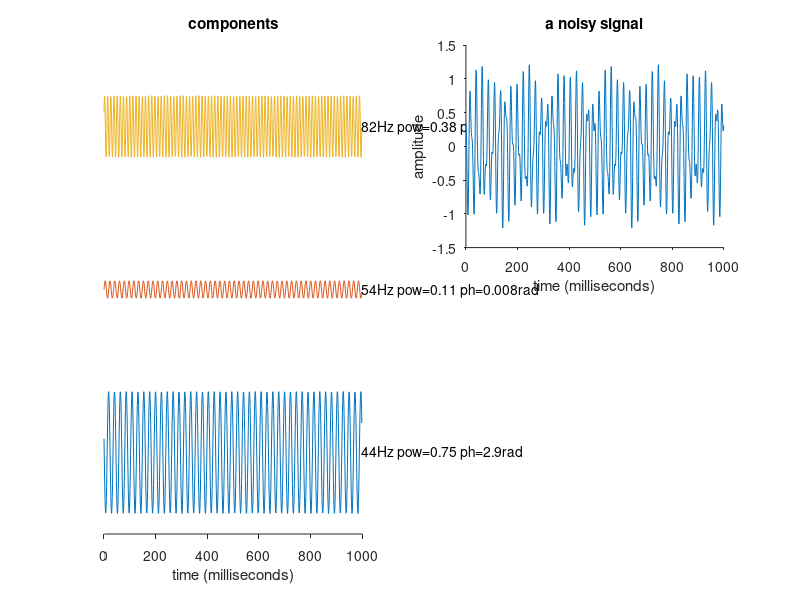
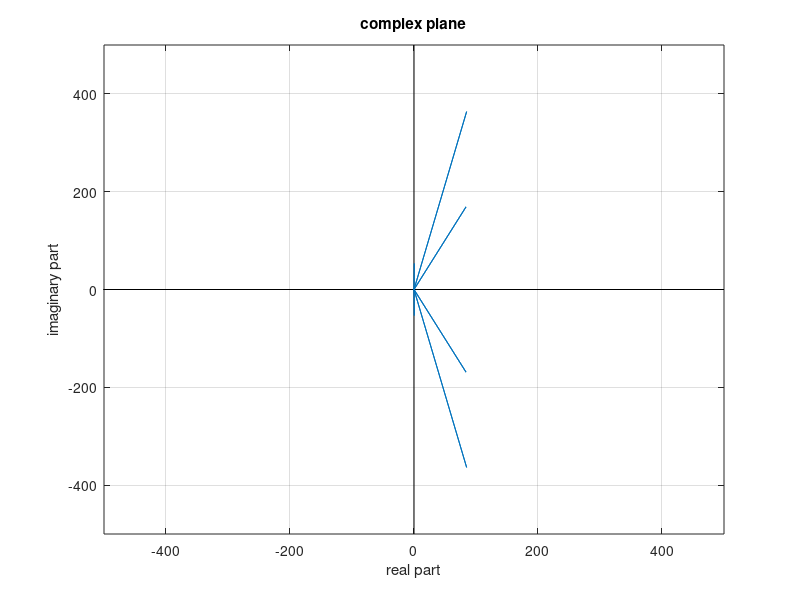
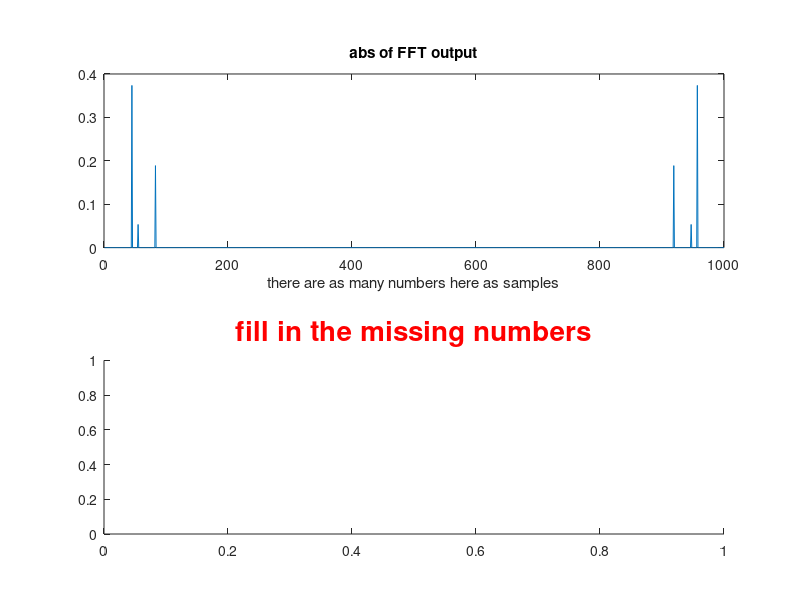
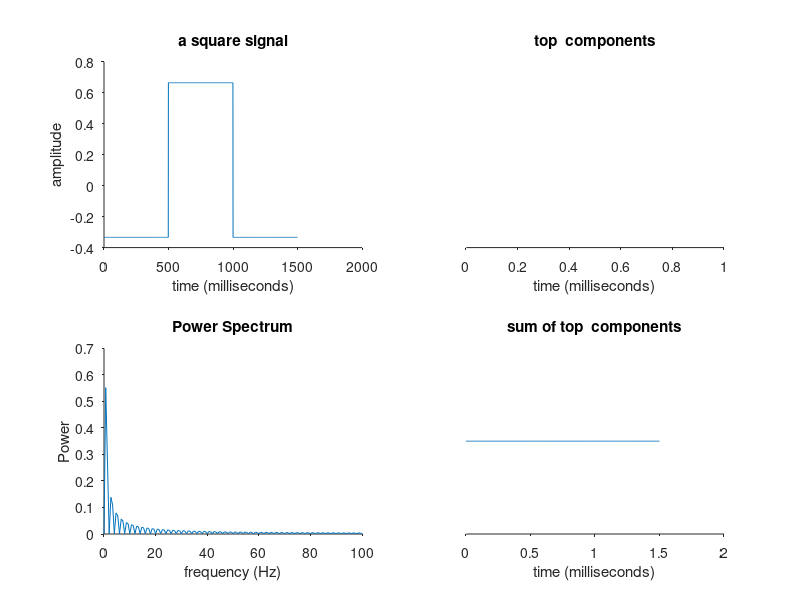

Source code (MATLAB) for these figures, in order:
%%%%%%%%%%%%%%%%%%%%%%%%%%%%%%%%%%%%%%%%%%%%%%%%%%%%%%%%%%%%%%%%%%%%%%%%
%%%%%%%%%%%%%%%%%%%%%%%%%%%%%%%% PART 1 %%%%%%%%%%%%%%%%%%%%%%%%%%%%%%%%
%%%%%%%%%%%%%%%%%%%%%%%%%%%%%%%%%%%%%%%%%%%%%%%%%%%%%%%%%%%%%%%%%%%%%%%%
close all, clear all
%%%%%%%%%%%%%%%%%%%% make a signal that you will analysis with FFT
Fs = 1000;            % Sampling frequency
T = 1/Fs;             % Sampling period
L = 1000;             % Length of signal
t = (0:L-1)*T;        % Time vector
number_of_components=3  %choose something interesting

frequencies=sort(round(rand(1,number_of_components).*100)); %choose some random numbers between 0 and 100Hz
phases=rand(1,number_of_components).*180; %% choose some random starting phases
phases=(phases*(pi/180)); %% convert the starting phases into radiens

powers=rand(1,number_of_components); %% choose some random amplitudes

%%%%%%% start with a signal of zeros
X=zeros(size(t));
%%% then add the sine waves with each power and frequency
subplot(1,2,1),%set(gca,'position',[ 0.5703    0.5838    0.3347    0.3412])
for S=1:number_of_components
    Sine_wave = powers(S)*sin(2*pi*frequencies(S)*t+phases(S));

    plot(t*Fs,Sine_wave+(S*2)); hold on; %% plot the sine waves with an offset so you can see them
    X = X+Sine_wave;
    text(t(end)*Fs,S*2,[num2str(frequencies(S)) 'Hz pow=' num2str(powers(S),2) ' ph='  num2str(phases(S),2) 'rad']) 
end
set(gca,'tickdir','out','ytick',[],'ycolor','w'); box off, set(gcf,'color','w','name','some sine waves')
xlabel('time (milliseconds)');title('components')

subplot(2,2,2); set(gca,'position',[0.6388    0.3309    0.3347    0.3412])
plot(Fs*t,X)
ylabel('amplitude');xlabel('time (milliseconds)')
title('a noisy signal')
set(gca,'tickdir','out'); box off, set(gcf,'color','w')



%%
%%%%%%%%%%%%%%%%%%%%%%%%%%%%%%%%%%%%%%%%%%%%%%%%%%%%%%%%%%%%%%%%%%%%%%%%
%%%%%%%%%%%%%%%%%%%%%%%%%%%%%%%% PART 2 %%%%%%%%%%%%%%%%%%%%%%%%%%%%%%%%
%%%%%%%%%%%%%%%%%%%%%%%%%%%%%%%%%%%%%%%%%%%%%%%%%%%%%%%%%%%%%%%%%%%%%%%%


figure
Y = fft(X); % do a fast fourier transform of the signal that you made
plot([-L/2 +L/2],[0 0],'k-'); hold on; plot([0 0],[-L/2 +L/2],'k-'); hold on %% make some dark grid lines
plot(Y); hold on%% plot the result
set(gca,'xlim',[-L/2 L/2],'ylim',[-L/2 +L/2]);
grid on
xlabel('real part'); ylabel('imaginary part');title('complex plane');
set(gcf,'color','w','name','this plot does not realy tell you anything')

%%
%%%%%%%%%%%%%%%%%%%%%%%%%%%%%%%%%%%%%%%%%%%%%%%%%%%%%%%%%%%%%%%%%%%%%%%%
%%%%%%%%%%%%%%%%%%%%%%%%%%%%%%%% PART 3 %%%%%%%%%%%%%%%%%%%%%%%%%%%%%%%%
%%%%%%%%%%%%%%%%%%%%%%%%%%%%%%%%%%%%%%%%%%%%%%%%%%%%%%%%%%%%%%%%%%%%%%%%

%%%%%%%%%%%%%%%%%%%%%%%%%%%% make sense of the FFT result
figure
subplot(2,1,1)
P2 = abs(Y/L); %%power is the absalute of the complex numbers
plot(P2)
title('abs of FFT output')
xlabel(['there are as many numbers here as samples'])
P1 = P2(1:L/2+1); %% you only want the first half of the result from FFT
P1(2:end-1) = 2*P1(2:end-1); %% because you have thrown away half the result, double the power in the remaining part expect for the power in the 0Hz component.

%%%%%%%%%%%% work out the numbers for the frequency axis
%%% this bit you need to solve for yourself! (remember the nyquist frequency is the highest frequency you can measure)
nyquist_frequency=[ ]

%%% this is the lowest frequency you can measure, and also the smallest frequency difference you can measure. you need one cycle in your compleat data set
%%% if you think that having the length of your signal in seconds would be helpful you can calculate it as the length of the signal (L) divided by the sample frequency (FS)
%%% if you think you might like to know what the biggest number that would fit once into that time would be you can calculate 1/ that time
frequency_resolution=[ ] %% 

if isempty(nyquist_frequency)
    subplot(2,1,2)
    title('fill in the missing numbers','fontsize',20,'color','r')
end
if ~isempty(nyquist_frequency)
subplot(2,1,2)
frequency_axis=[0:frequency_resolution:nyquist_frequency];
plot(frequency_axis,P1);
title('Power Spectrum')
xlabel('frequency (Hz)')
ylabel('Power')
set(gca,'tickdir','out','fontsize',16); box off, set(gcf,'color','w')



%% 
%%%%%%%%%%%%%%%%%%%%%%%%%%%%%%%%%%%%%%%%%%%%%%%%%%%%%%%%%%%%%%%%%%%%%%%%
%%%%%%%%%%%%%%%%%%%%%%%%%%%%%%%% PART 4 %%%%%%%%%%%%%%%%%%%%%%%%%%%%%%%%
%%%%%%%%%%%%%%%%%%%%%%%%%%%%%%%%%%%%%%%%%%%%%%%%%%%%%%%%%%%%%%%%%%%%%%%%

%%find out where the peaks in the power spectrum are
FFT_frequencies=frequency_axis(find(P1>0.0001))
frequencies

FFT_power=P1(find(P1>0.0001))
powers

fft_phases=(angle(Y(find(P1>0.00001)))+(pi/2));
fft_phases(find(fft_phases<0))=fft_phases(find(fft_phases<0))+pi
(phases)
end


%% 
%%%%%%%%%%%%%%%%%%%%%%%%%%%%%%%%%%%%%%%%%%%%%%%%%%%%%%%%%%%%%%%%%%%%%%%%
%%%%%%%%%%%%%%%%%%%%%%%%%%%%%%%% PART 5 %%%%%%%%%%%%%%%%%%%%%%%%%%%%%%%%
%%%%%%%%%%%%%%%%%%%%%%%%%%%%%%%%%%%%%%%%%%%%%%%%%%%%%%%%%%%%%%%%%%%%%%%%

%%%get the original signal back from the FFT
figure
subplot(2,2,1)
new_X=ifft(Y); %% use the inverse FFT function
plot(t,new_X);

count=0;
subplot(1,2,2)
for JJ=find(P1>0.0001)
    count=count+1;
    Y_cut=Y;
    Y_cut([1:JJ-1 JJ+1:end])=Y_cut([1:JJ-1 JJ+1:end]).*0;%% set the power of all other frequencies to 0
    new_X=ifft(Y_cut); %% now do the inverse FFT
    plot(t,new_X+(count*2)); hold on
end
set(gca,'tickdir','out','ytick',[],'ycolor','w'); box off, set(gcf,'color','w','name','some sine waves')
xlabel('time (milliseconds)');title('components')

%%
%%%%%%%%%%%%%%%%%%%%%%%%%%%%%%%%%%%%%%%%%%%%%%%%%%%%%%%%%%%%%%%%%%%%%%%%
%%%%%%%%%%%%%%%%%%%%%%%%%%%%%%%% PART 6 %%%%%%%%%%%%%%%%%%%%%%%%%%%%%%%%
%%%%%%%%%%%%%%%%%%%%%%%%%%%%%%%%%%%%%%%%%%%%%%%%%%%%%%%%%%%%%%%%%%%%%%%%

close all,
clear all
%%%%%%%%%%%%%%%%%%%% make a signal that you will analysis with FFT
Fs = 1000;            % Sampling frequency
T = 1/Fs;             % Sampling period
L = 1500;             % Length of signal
t = (0:L-1)*T;        % Time vector
X=zeros(size(t));
X(500:1000)=1;X=X-mean(X);
subplot(2,2,1)
plot(Fs*t,X);
ylabel('amplitude');xlabel('time (milliseconds)')
title('a square signal')
set(gca,'tickdir','out'); box off, set(gcf,'color','w')

Y=fft(X);
P2 = abs(Y/L); %%power is the absalute of the complex numbers
P1 = P2(1:L/2+1); %% you only want the first half of the result from FFT
P1(2:end-1) = 2*P1(2:end-1); %% because you have thrown away half the result, double the power in the remaining part expect for the power in the 0Hz component.
subplot(2,2,3)
frequency_axis=[0:1/(L/Fs):Fs/2];
plot(frequency_axis,P1);
title('Power Spectrum')
xlabel('frequency (Hz)')
ylabel('Power')
set(gca,'tickdir','out','xlim',[0 100]); box off, 

number_of_components_to_plot=[];

count=0;
subplot(2,2,2);
X_new=zeros(size(X));
[~,idx]=sort(P1,'descend')
for JJ=idx(1:number_of_components_to_plot)
    count=count+1;
    Y_cut=Y;
    Y_cut([1:JJ-1 JJ+1:end])=Y_cut([1:JJ-1 JJ+1:end]).*0;%% set the power of all other frequencies to 0
    new_X=ifft(Y_cut); %% now do the inverse FFT
    plot(t,new_X); hold on
    X_new=X_new+new_X;
end
set(gca,'tickdir','out','ytick',[],'ycolor','w'); box off, set(gcf,'color','w','name','some sine waves')
xlabel('time (milliseconds)');title(['top ' num2str(number_of_components_to_plot) ' components'])
subplot(2,2,4)
plot(t,X_new)
set(gca,'tickdir','out','ytick',[],'ycolor','w'); box off, set(gcf,'color','w','name','some sine waves')
xlabel('time (milliseconds)');title(['sum of top ' num2str(number_of_components_to_plot) ' components'])
set(gcf,'color','w')

%%




































































































































%%
close all, clear all, clc

figure
plot(1,1,'w.')
title('run each section of this script individually','color','r','fontsize',16)
set(gca,'xcolor','w','ycolor','w'); set(gcf,'color','w')
